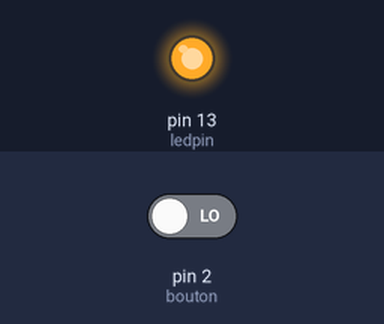
This sketch was run on a simulated Arduino Uno, built with avr-gcc and run on an emulated ATmega328P. Shown: output pins drawn as LEDs (lit = HIGH). Inputs (shaded band) come from the test bench; at power-on: pin 2 (bouton) LOW.

Above: at 1.2 s.
1.3 s: pin 2 (bouton) driven HIGH
At 2.1 s:
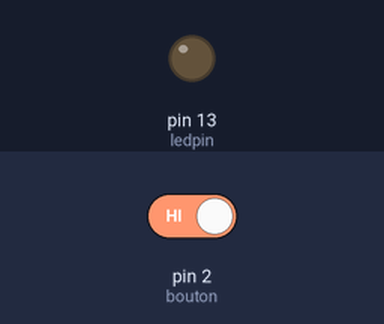
Timing chart, 0 to 4.3 s (numbered marks = the images above; inputs shaded):
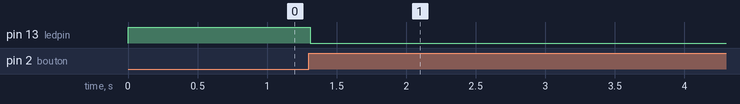

Measured:
- after the input at 1.3 s, pin 13 (ledpin): HIGH → LOW at once

The sketch:

Alumer_led.ino
```cpp
int ledpin=13;
int bouton=2;
int etat=0;
int prev_etat=0;

void setup(){
 pinMode(ledpin,OUTPUT);
 pinMode(bouton,INPUT);
}

void loop(){
 int val=digitalRead(bouton);

 if((val==HIGH) && (prev_etat==LOW)){
   etat= 1 - etat;
   delay(10);
 }

 prev_etat=val;

 if(etat==0){
   digitalWrite(ledpin,HIGH);
 } else {
   digitalWrite(ledpin,LOW);
 }
}
```
